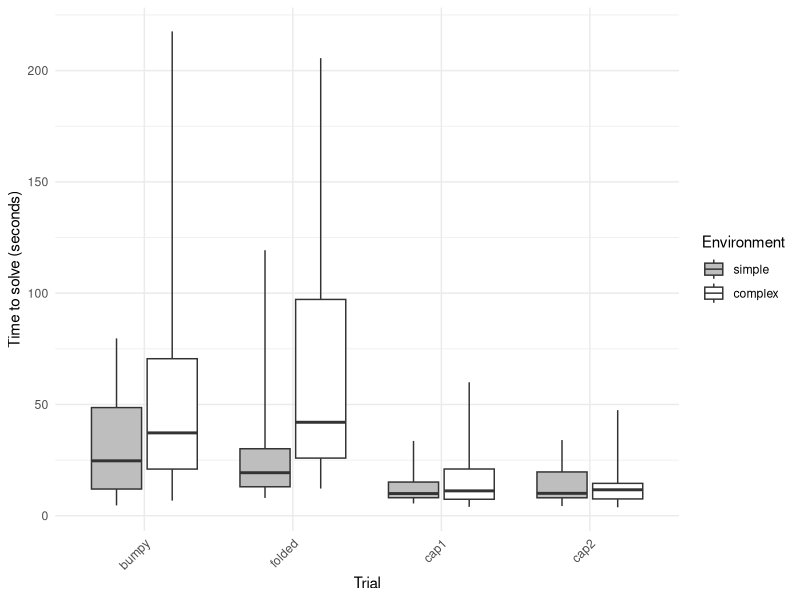
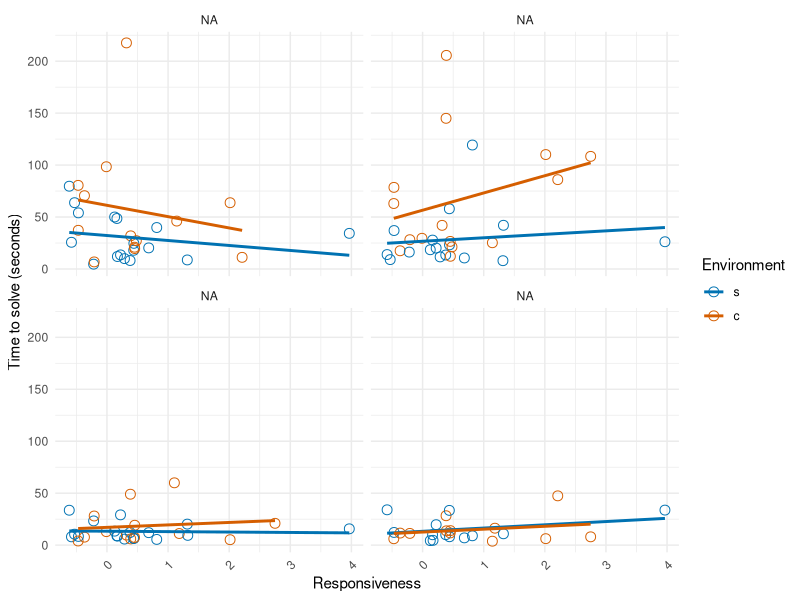
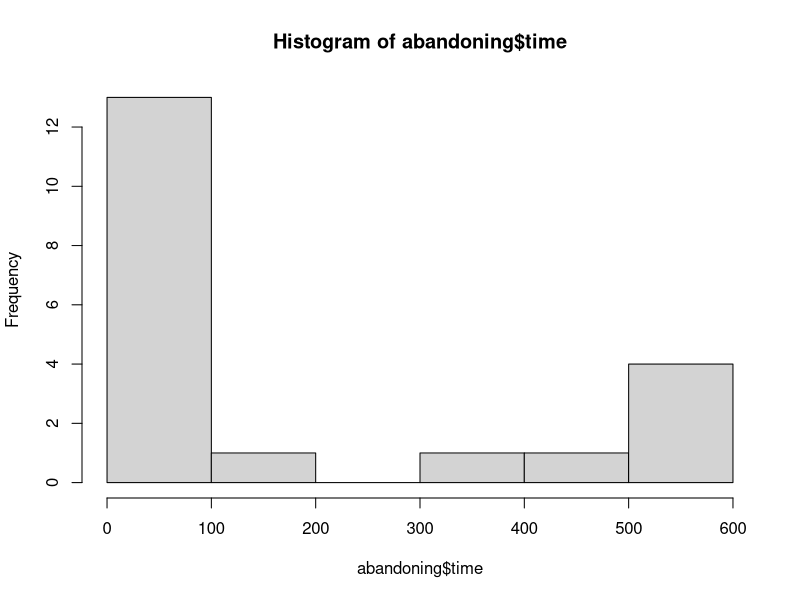
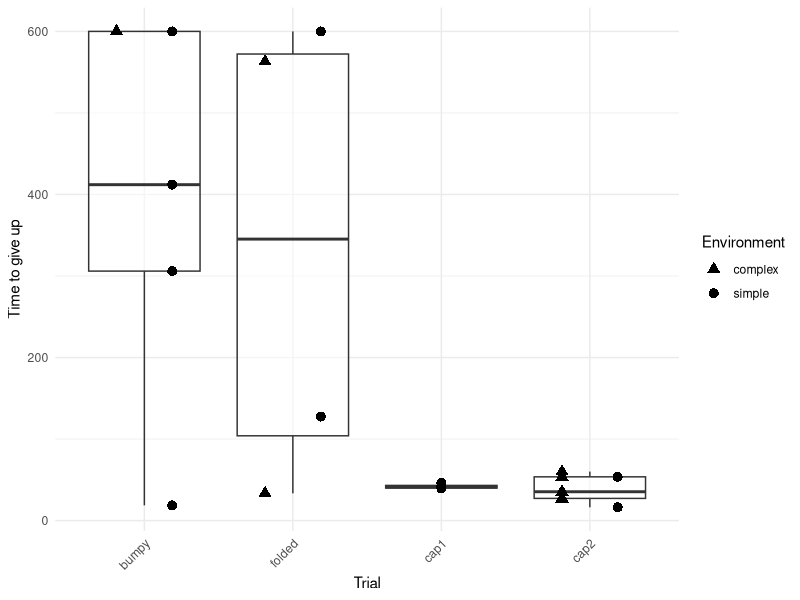
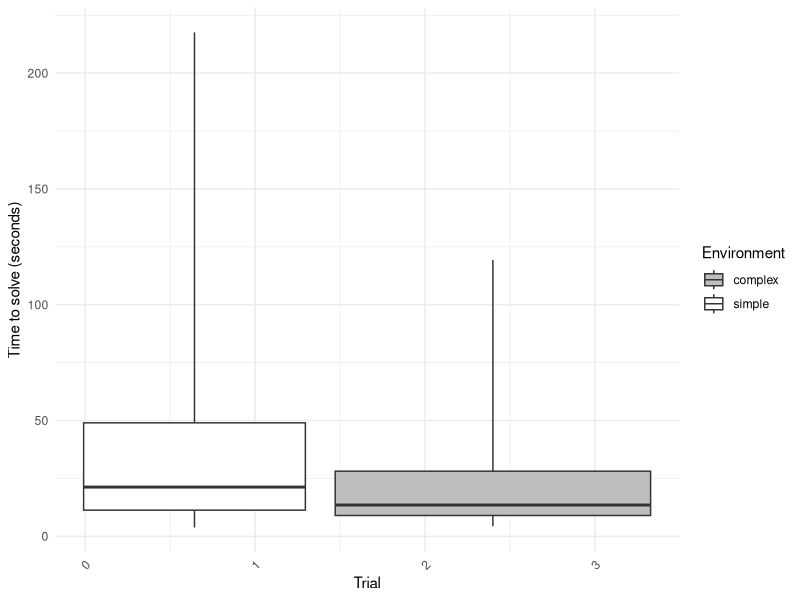

Write R code to recreate these figures, in order.
# Shannon McWaters, James J. Kearsley, David W. Kikuchi, 
# Timothy J. Polnaszek, Anna Dornhaus
# R script for data analysis and figures for 
# Innovation project: bumble bees, inherent traits, and environment

# Paper reference: XXX (to be updated on acceptance of the paper)
### PAPER VERSION    DRAFT

### Libraries and graphics setup ------------------
library(lme4) #needed for GLMMs
library(lmerTest) #needed for obtaining p-values in lmm
library(emmeans) #post-hoc comparisons
library(ggplot2) #for plots
library(dplyr)

## Colorpalette
simplecomplexcolors <- c("#0072B2", "#D55E00")

####Data Wrangling ---------------------------------------
# Raw data are csv file in same folder
rawdat <- read.csv("BeeInnovationDataRaw.csv")

# Bee's that need to be removed from analysis
## !!!!!!Why
bees_to_remove <- c("A69", "A10")
# Filter the dataframe to remove rows with BeeID values matching to_remove
beeTrimmed <- rawdat %>%
  filter(!BeeID %in% bees_to_remove)

# Main data frame for analysis; same number of rows, limited columns
innovatedata <- beeTrimmed[,c('BeeID','Env','colony')]
#BeeID: unique id number for each bee
#env: whether the bee was subject to a simple or complex environment
innovatedata$Env <- factor(innovatedata$Env, levels = c("s", "c"))
#colony: colony id
no_bees <- length(unique(innovatedata$BeeID))

#Flower1search: time to alight on first novel flower
#Flower1handling: time spent drinking (head in first novel flower)
#resp: responsiveness
innovatedata$resp <- (beeTrimmed$T5travel - beeTrimmed$T4travel)/beeTrimmed$T4travel #differences between travel times for flowers 4 and 5
innovatedata$F1time <- beeTrimmed$Flower1handling + beeTrimmed$Flower1search #total time for 1st novel flower
innovatedata$F1solve <- as.numeric(as.factor(beeTrimmed$Flower1Solve))-1 #binary: success on 1st novel flower or not?
innovatedata$F2time <- beeTrimmed$Flower2handling + beeTrimmed$Flower2search #total time on 2nd novel flower
innovatedata$F2solve <- as.numeric(as.factor(beeTrimmed$Flower2Solve))-1 #binary: success on 2nd novel flower
innovatedata$cap1time <- beeTrimmed$Cap1.handling #handling time on 3rd novel flower
innovatedata$cap1solve <- as.numeric(as.factor(beeTrimmed$Cap1solve))-1 #binary: success on 3rd novel flower
innovatedata$cap2time <- beeTrimmed$Cap2handling #handling time on 4th novel flower
innovatedata$cap2solve <- as.numeric(as.factor(beeTrimmed$Cap2solve))-1 #binary: success on 4th novel flower


# Extract columns for specific flower types
Bumpy <- innovatedata[,c('F1time', 'F1solve','Env','resp')]
names(Bumpy) <- c('time','solve','env','resp')
Folded <- innovatedata[,c('F2time', 'F2solve','Env','resp')]
names(Folded) <- c('time','solve','env','resp')
Cap1 <- innovatedata[,c('cap1time', 'cap1solve','Env','resp')]
names(Cap1) <- c('time','solve','env','resp')
Cap2 <- innovatedata[,c('cap2time', 'cap2solve','Env','resp')]
names(Cap2) <- c('time','solve','env','resp')

# Collage all the data for each flower type in one long data frame, i.e. separate row for each flower type
innovatedatalong <- rbind(Bumpy,Folded,Cap1,Cap2)
innovatedatalong$BeeID <- rep(1:no_bees,4)
innovatedatalong$trial <- rep(c("Bumpy", "Fold", "Cap1", "Cap2"), each = no_bees)
innovatedatalong$trial <- factor(as.factor(innovatedatalong$trial), levels = c("Bumpy", "Fold", "Cap1", "Cap2"))

# removing observations where the bee did not visit the flower
innovatedatalong <- innovatedatalong %>%
  filter(time != 0)

#make data frame for just the time to solve 
innovation <- innovatedatalong %>%
  filter(solve != 0)
#make data frame for just the time to give up
abandoning <- innovatedatalong %>%
  filter(solve != 1)

## ANALYSIS -------------------------------------------
####Did the bee solve?####
# env is simple or complex
# trial is flower type
# resp is responsiveness
solve_mod<- glm(solve ~ env + resp + trial, 
                    data = innovatedatalong, 
                    family = binomial)
summary(solve_mod)

# Obtain estimated marginal means (EMMs) for 'trial'
solvemeans <- emmeans(solve_mod, ~ trial)
# Perform pairwise comparisons between trials
pairwise_comparisons <- contrast(solvemeans, method = "pairwise")
# Summary of pairwise comparisons
summary(pairwise_comparisons)

# Result all comparisons n.s.

####Time to solve####
innovation$logtime <- log(innovation$time)
innovation_mod <- lm(logtime ~ env + resp * trial,
                       data = innovation)
summary(innovation_mod)

# Obtain estimated marginal means (EMMs) for 'trial'
innovmeans <- emmeans(innovation_mod, ~ trial)
# Perform pairwise comparisons between trials
pairwise_comparisons2 <- contrast(innovmeans, method = "pairwise")
# Summary of pairwise comparisons
summary(pairwise_comparisons2)

# Result: bumpy=folded but significantly different from cap1=cap2

innovmeans <- emmeans(innovation_mod, ~ env)
# Perform pairwise comparisons between trials
pairwise_comparisons3 <- contrast(innovmeans, method = "pairwise")
# Summary of pairwise comparisons
summary(pairwise_comparisons3)

# Result: complex significantly different than simple


#Plot ave times per trial#
ggplot(innovation, aes(x = trial, y = time, fill = env)) +
  geom_boxplot(outlier.shape = NA, coef = Inf) +  # Remove outliers and extend whiskers
  scale_fill_manual(values = c("c" = "white", "s" = "grey"), 
                    labels = c("simple", "complex")) +  # Update legend labels
  labs(x = "Trial", y = "Time to solve (seconds)", fill = "Environment") +  # Change the legend title to "Type"
  theme_minimal() +
  theme(axis.text.x = element_text(angle = 45, hjust = 1)) +
  scale_x_discrete(labels = c("bumpy", "folded", "cap1", "cap2"))

#look at trials separately with responsiveness#
average_time_data <- innovation %>%
  group_by(trial, resp, env) %>%
  summarize(avg_time = mean(time, na.rm = TRUE), .groups = 'drop')

# Plot with a 2x2 matrix of scatterplots and lines of best fit
ggplot(average_time_data, aes(x = resp, y = avg_time, color = env)) +
  geom_point(size = 3, shape = 1) +  # Open circles for average time
  geom_smooth(method = "lm", se = FALSE, aes(color = env)) +  # Line of best fit without confidence interval
  labs(x = "Responsiveness", y = "Time to solve (seconds)", color = "Environment") +
  facet_wrap(~ trial, ncol = 2, labeller = as_labeller(c("v" = "bumpy", "w" = "folded", "x" = "cap1", "y" = "cap2"))) +  # 2x2 matrix of plots
  scale_color_manual(values = simplecomplexcolors) +  # Colorblind-friendly palette
  theme_minimal() +
  theme(axis.text.x = element_text(angle = 45, hjust = 1))

###Time to give up####
hist(abandoning$time)
abandoning_mod <- lm(time ~ env + resp + trial, 
                       data = abandoning)
summary(abandoning_mod)
#removing trial as the trials are unevenly represented and there is only one observation for trial v
abandoning_mod2 <- lm(time ~ env + resp,
                       data = abandoning)
summary(abandoning_mod2)

#plot
ggplot(abandoning, aes(x = trial, y = time)) +
  geom_boxplot(outlier.shape = NA, alpha = 0.5, position = position_dodge(width = 0.75)) +  # Boxplot without outliers, semi-transparent
  geom_jitter(aes(shape = env), size = 3, position = position_dodge(width = 0.75)) +  # Jitter points for better visibility
  labs(x = "Trial", y = "Time to give up", color = "Environment", shape = "Environment") +
  scale_shape_manual(values = c("c" = 16, "s" = 17), labels = c("complex", "simple")) +  # Update shape legend
  theme_minimal() +
  theme(axis.text.x = element_text(angle = 45, hjust = 1)) +
  scale_x_discrete(labels = c("bumpy", "folded", "cap1", "cap2"))

ggplot(innovation, aes(x = resp, y = time, fill = env)) +
  geom_boxplot(outlier.shape = NA, coef = Inf) +  # Remove outliers and extend whiskers
  scale_fill_manual(values = c("c" = "white", "s" = "grey"), 
                    labels = c("complex", "simple")) +  # Update legend labels
  labs(x = "Trial", y = "Time to solve (seconds)", fill = "Environment") +  # Change the legend title to "Type"
  theme_minimal() +
  theme(axis.text.x = element_text(angle = 45, hjust = 1))
